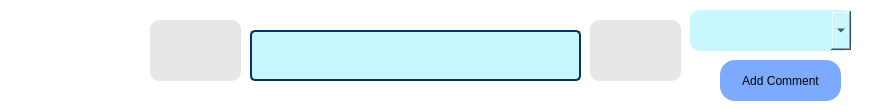
       <widget class="QWidget" name="widget_4" native="true">
        <property name="minimumSize">
         <size>
          <width>881</width>
          <height>111</height>
         </size>
        </property>
        <property name="styleSheet">
         <string notr="true">QWidget {
    background-color: white;    /* Setează culoarea de fundal la alb */
    border-radius: 15px;        /* Setează colțurile rotunjite la o rază de 15px */
}</string>
        </property>
        <widget class="QLabel" name="label_2">
         <property name="geometry">
          <rect>
           <x>30</x>
           <y>10</y>
           <width>101</width>
           <height>91</height>
          </rect>
         </property>
         <property name="text">
          <string/>
         </property>
         <property name="pixmap">
          <pixmap resource="QtResource.qrc">:/img/img/Logo.png</pixmap>
         </property>
         <property name="scaledContents">
          <bool>true</bool>
         </property>
        </widget>
        <widget class="QPushButton" name="slide">
         <property name="geometry">
          <rect>
           <x>150</x>
           <y>20</y>
           <width>91</width>
           <height>61</height>
          </rect>
         </property>
         <property name="styleSheet">
          <string notr="true">

QPushButton{
background-color:#E6E6E6;
border-radius:10px;
border:none;
}
QPushButton:checked{
background-color:#E6E6E6;
border-radius:10px;
font-weight:bold;
}
</string>
         </property>
         <property name="text">
          <string/>
         </property>
        </widget>
        <widget class="QLineEdit" name="lineEdit">
         <property name="geometry">
          <rect>
           <x>250</x>
           <y>30</y>
           <width>331</width>
           <height>51</height>
          </rect>
         </property>
         <property name="styleSheet">
          <string notr="true">QLineEdit {
    background-color: #C8F7FF;   /* Setează culoarea de fundal */
    border: 2px solid #063263;   /* Setează un contur de culoare */
    border-radius: 5px;          /* Setează colțurile rotunjite */
    padding: 5px;                /* Adaugă un spațiu de 5px în interiorul lineEdit-ului */
}
</string>
         </property>
        </widget>
        <widget class="QPushButton" name="search">
         <property name="geometry">
          <rect>
           <x>590</x>
           <y>20</y>
           <width>91</width>
           <height>61</height>
          </rect>
         </property>
         <property name="styleSheet">
          <string notr="true">

QPushButton{
background-color:#E6E6E6;
border-radius:10px;
border:none;
}
QPushButton:checked{
background-color:#E6E6E6;
border-radius:10px;
font-weight:bold;
}
</string>
         </property>
         <property name="text">
          <string/>
         </property>
        </widget>
        <widget class="QComboBox" name="comboBox">
         <property name="geometry">
          <rect>
           <x>690</x>
           <y>10</y>
           <width>162</width>
           <height>41</height>
          </rect>
         </property>
         <property name="styleSheet">
          <string notr="true">QComboBox {
	background-color: rgb(255, 255, 255);
    background-color: #C8F7FF; /* Culoarea de fundal */
    border: 1px solid #C8F7FF; /* Bordura */
    border-radius: 10px; /* Rotunjirea colțurilor */
    padding: 5px; /* Spațiul interior */
    min-width: 150px; /* Lățime minimă */
}

QComboBox::drop-down {
    width: 20px; /* Lățimea butonului de deschidere */
}

QComboBox::down-arrow {
    image: url(:/images/down_arrow.png); /* Imaginea săgeții în jos */
}

QComboBox QAbstractItemView {
    background-color: #C8F7FF; /* Culoarea de fundal */
    selection-background-color: #6DDFFF; /* Culoarea de fundal a elementului selectat */
    color: black; /* Culoarea textului */
    border: none; /* Eliminarea bordurii */
    padding: 8px; /* Spațiul interior al fiecărui element */
}

QComboBox::item:selected {
    background-color: #6DDFFF; /* Culoarea de fundal a elementului selectat */
    color: white; /* Culoarea textului pentru elementul selectat */
}

</string>
         </property>
        </widget>
        <widget class="QPushButton" name="ForumButton">
         <property name="geometry">
          <rect>
           <x>720</x>
           <y>60</y>
           <width>121</width>
           <height>41</height>
          </rect>
         </property>
         <property name="styleSheet">
          <string notr="true">background-color: rgb(124, 170, 255);</string>
         </property>
         <property name="text">
          <string>Add Comment</string>
         </property>
        </widget>
       </widget>
